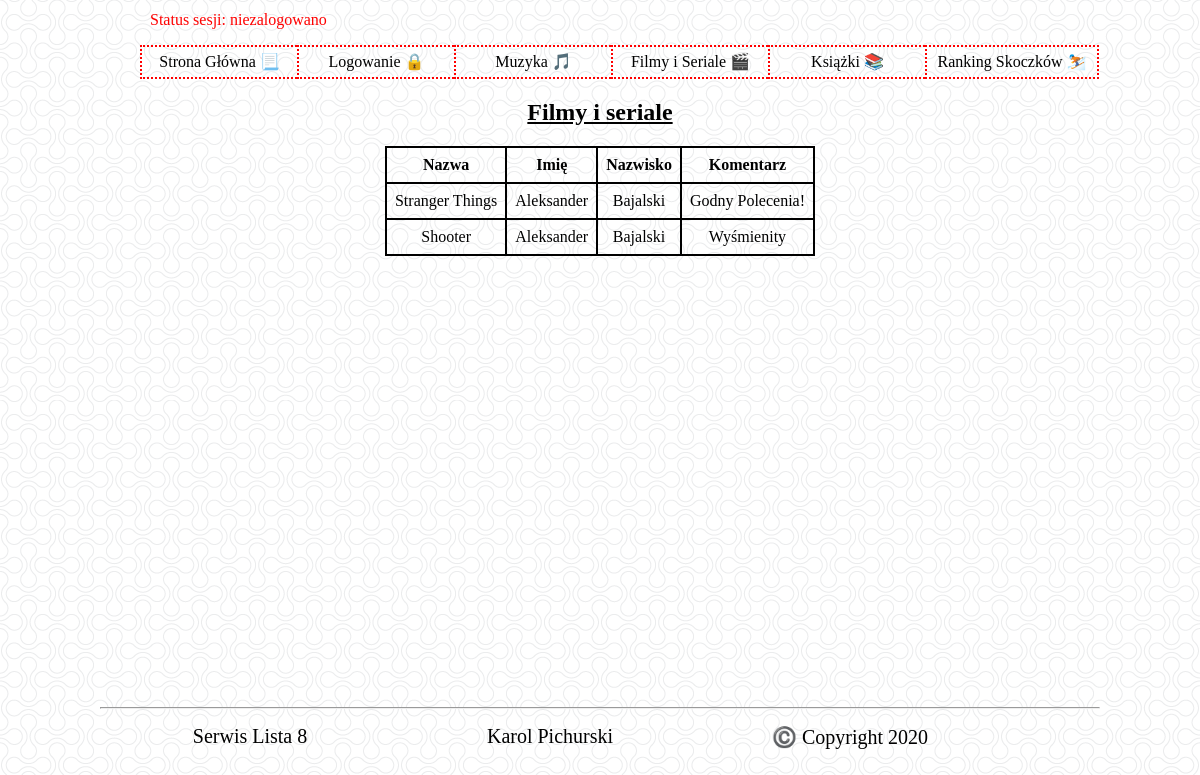
The app's page /filmy.php with its own data.
### tables this page shows
CREATE TABLE "filmy_seriale" (
	"id"	INTEGER,
	"nazwa"	TEXT,
	PRIMARY KEY("id" AUTOINCREMENT)
);

### filmy.php (the view, shortened to what this page needs)
<!doctype html>
<html lang="en">
<head>
  <link rel="stylesheet" href="style.css">
</head>
<body>
    <div id="container">
        <div id="topbar">
            <div>
                <div id="status">
                    <?php
                        if(isset($_SESSION['zalogowany']))
                        {
                            echo '<span style="color: green;">Status sesji: zalogowano jako '.$_SESSION['imie'].' '.$_SESSION['nazwisko'].'</span>';
                        }
                        else
                        {
                            echo '<span style="color: red;">Status sesji: niezalogowano</span>';
                        }
                    ?>
                </div>
            </div>
            <div id="menu">
                <ul>
                    <a href="index.php"><li>Strona Główna 📃</li></a>
                    <a href="logowanie.php"><li>Logowanie 🔒</li></a>
                    <a href="muzyka.php"><li>Muzyka 🎵</li></a>
                    <a href="filmy.php"><li>Filmy i Seriale 🎬</li></a>
                    <a href="ksiazki.php"><li>Książki 📚</li></a>
                    <a href="skoczki.php"><li>Ranking Skoczków ⛷️</li></a>
                </ul>
            </div>
        </div>
        <div id="content">
            <h2>Filmy i seriale</h2>
            <table>
            <tr>
                <th>Nazwa</th>
                <th>Imię</th>
                <th>Nazwisko</th>
                <th>Komentarz</th>
            </tr>
            <?php
                $sql = 'SELECT filmy_seriale.nazwa, uzytkownicy.imie, uzytkownicy.nazwisko, filmy_seriale_komentarze.komentarz
                        FROM uzytkownicy, filmy_seriale, filmy_seriale_komentarze
                        WHERE uzytkownicy.id=filmy_seriale_komentarze.id_uzytkownika AND filmy_seriale.id=filmy_seriale_komentarze.id_filmu
                        ORDER BY filmy_seriale.nazwa DESC;';
                $db = new SQLite3('baza.db');
                $result = $db -> query($sql);
                while($r = $result -> fetchArray())
                {
                    echo '<tr><td>'.$r['nazwa'].'</td><td>'.$r['imie'].'</td><td>'.$r['nazwisko'].'</td><td>'.$r['komentarz'].'</td></tr>';
                }
            ?>
            </table>
        </div>
        <hr>
        <div id="footer">
            <div id="description">
                Serwis Lista 8
            </div>
            <div id="author">
                Karol Pichurski
            </div>
            <div id="copyright">
                ©️ Copyright 2020
            </div>
        </div>
    </div>
</body>
</html>

### style.css (style rules this page uses)
body { background: url('img/background.png'); }
a { text-decoration: none; color: black; }
h1, h2 { text-decoration: underline; }
table { margin-left: auto; margin-right: auto; border-collapse: collapse; }
th,td { border: 2px solid black; padding: 8px; }
#container { width: 1000px; margin-left: auto; margin-right: auto; }
#menu { text-align: center; }
#menu > ul { list-style:none; }
#menu > ul > a { float: left; width: 145px; height: 20px; border: 2px dotted red; border-right: none; padding: 5px; font-size: 16px; }
#menu > ul > a:last-child { border: 2px dotted red; width: 160px; }
#status { float: left; margin-top: 3px; margin-left: 50px; }
#content { height: 600px; text-align: center; margin-left: auto; margin-right: auto; font-size: 16px; }
#footer { height: 40px; text-align: center; }
#footer * { float: left; width: 30%; margin-top: 8px; font-size: 20px; }

### records on screen
filmy_seriale: nazwa "Stranger Things", imie "Aleksander", nazwisko "Bajalski", komentarz "Godny Polecenia!"
filmy_seriale: nazwa "Shooter", imie "Aleksander", nazwisko "Bajalski", komentarz "Wyśmienity"
